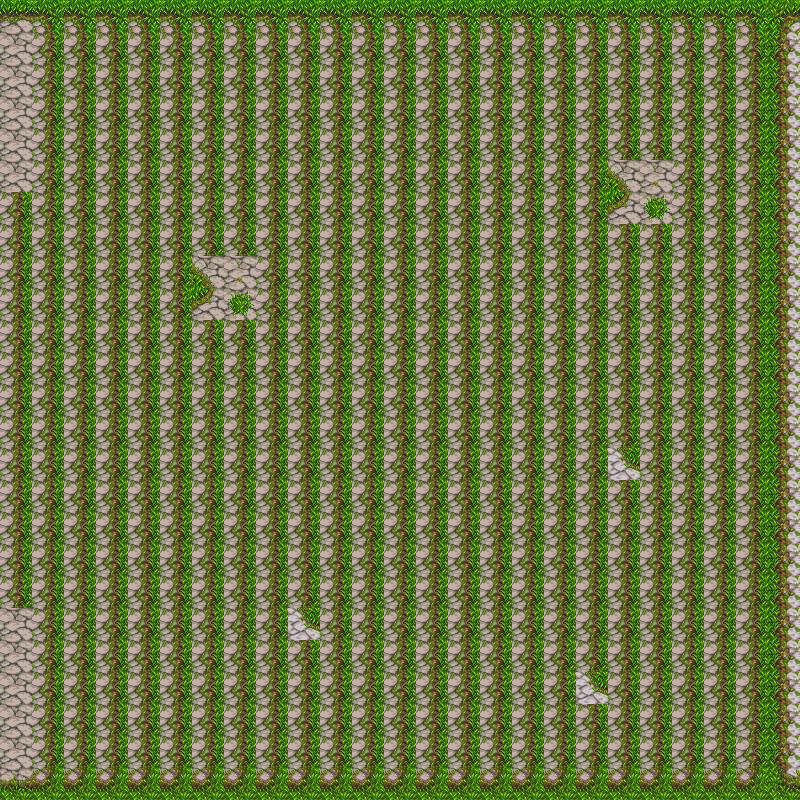

Rendered tile map (Tiled .tmx) drawn with the repository's tilesets; below, a short description and the map source with its tile grids summarised:
An orthogonal 25x25 tile map with 32x32 px tiles, 1 tile layer (Capa de Patrones 1).

<map version="1.0" tiledversion="2017.07.26" orientation="orthogonal" renderorder="right-down" width="25" height="25" tilewidth="32" tileheight="32" nextobjectid="1">
 <tileset name="PathAndObjects" tilewidth="32" tileheight="32" tilecount="256" columns="16">
 <image source="PathAndObjects.png" width="512" height="512" />
</tileset>
 <layer name="Capa de Patrones 1" width="25" height="25">
  <data>[625 cells, 625 non-empty, 14 distinct tile ids]</data>
 </layer>
</map>
